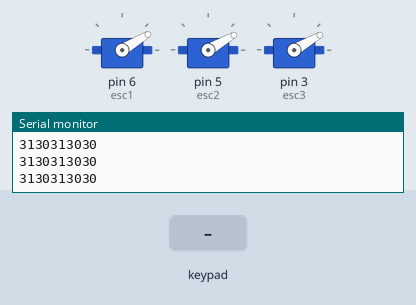
Simulated run of this sketch. Board: Arduino Uno, built with avr-gcc and run on an emulated ATmega328P. Shown: 3 × servo, the last lines printed to the serial monitor. The inputs (shaded band) are chosen by the test bench.

Above: at 4.7 s.
4.8 s: key '+' pressed
At 5.2 s:
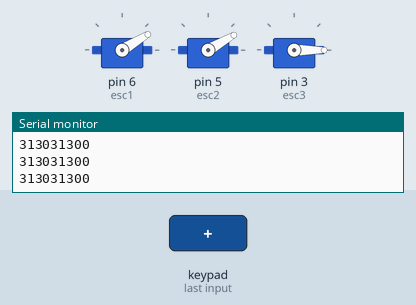
6.3 s: key 'O' pressed
At 7.2 s:
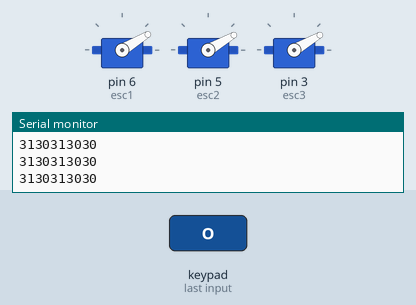
Timing chart, 0 to 9.3 s (numbered marks = the images above; inputs shaded):
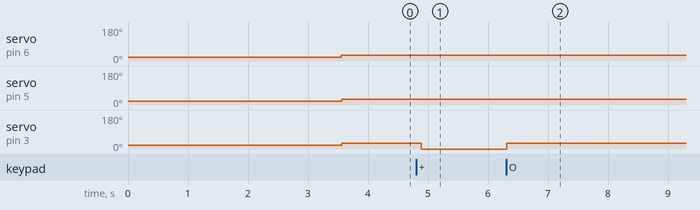

The sketch:

Ps2XMotor.ino
```cpp
#include <Servo.h>
#include <PS2X_lib.h>  //for v1.6


/******************************************************************
 * set pins connected to PS2 controller:
 * replace pin numbers by the ones you use
 ******************************************************************/
#define PS2_DAT 8   //14    This pin will need a pull up resistor
#define PS2_CMD 11  //15
#define PS2_SEL 10  //16
#define PS2_CLK 12  //17

/******************************************************************
 * select modes of PS2 controller:
 *   - pressures = analog reading of push-butttons
 *   - rumble    = motor rumbling
 * uncomment 1 of the lines for each mode selection
 ******************************************************************/
//#define pressures   true
#define pressures false
//#define rumble      true
#define rumble false

PS2X ps2x;  // create PS2 Controller Class
Servo esc1, esc2, esc3, esc4;

//mills
unsigned long stms1, stms2, stms3;
unsigned long crms1, crms2, crms3;

int error = 0;
byte type = 0;
byte vibrate = 0;

int ps2kr;
int ps2kn;
int mapkr;
int mapkn;

int speed = 30;
int stskn = 0;
int stskr = 0;
int mskn = 30;
int mskr = 30;

int ms1 = 50;
int ms2 = 70;

void setup() {

  Serial.begin(9600);

  //motor
  esc1.attach(6);
  esc1.write(20);
  esc2.attach(5);
  esc2.write(20);
  esc3.attach(3);
  esc3.write(20);
  delay(3000);

  //mills
  stms1 = millis();
  stms2 = millis();
  stms3 = millis();

  delay(300);  //added delay to give wireless ps2 module some time to startup, before configuring it

  //CHANGES for v1.6 HERE!!! ***********PAY ATTENTION**********

  //setup pins and settings: GamePad(clock, command, attention, data, Pressures?, Rumble?) check for error
  error = ps2x.config_gamepad(PS2_CLK, PS2_CMD, PS2_SEL, PS2_DAT, pressures, rumble);

  if (error == 0) {
    Serial.print("Found Controller, configured successful ");
    Serial.print("pressures = ");
    if (pressures)
      Serial.println("true ");
    else
      Serial.println("false");
    Serial.print("rumble = ");
    if (rumble)
      Serial.println("true)");
    else
      Serial.println("false");
    Serial.println("Try out all the buttons, X will vibrate the controller, faster as you press harder;");
    Serial.println("holding L1 or R1 will print out the analog stick values.");
    Serial.println("Note: Go to www.billporter.info for updates and to report bugs.");
  } else if (error == 1)
    Serial.println("No controller found, check wiring, see readme.txt to enable debug. visit www.billporter.info for troubleshooting tips");

  else if (error == 2)
    Serial.println("Controller found but not accepting commands. see readme.txt to enable debug. Visit www.billporter.info for troubleshooting tips");

  else if (error == 3)
    Serial.println("Controller refusing to enter Pressures mode, may not support it. ");

  //  Serial.print(ps2x.Analog(1), HEX);

  type = ps2x.readType();
  switch (type) {
    case 0:
      Serial.print("Unknown Controller type found ");
      break;
    case 1:
      Serial.print("DualShock Controller found ");
      break;
    case 2:
      Serial.print("GuitarHero Controller found ");
      break;
    case 3:
      Serial.print("Wireless Sony DualShock Controller found ");
      break;
  }
  //Motor
}

void loop() {
  if (error == 1)  //skip loop if no controller found
    return;

  if (type == 2) {                      //Guitar Hero Controller
    ps2x.read_gamepad();                //read controller
  } else {                              //DualShock Controller
    ps2x.read_gamepad(false, vibrate);  //read controller and set large motor to spin at 'vibrate' speed

    vibrate = ps2x.Analog(PSAB_CROSS);  //this will set the large motor vibrate speed based on how hard you press the blue (X) button

    //ps2x.Button(PSB_L1) || ps2x.Button(PSB_R1); //print stick values if either is TRUE
    //Serial.print("Stick Values:");
    //Serial.print(ps2x.Analog(PSS_LY), DEC); //Left stick, Y axis. Other options: LX, RY, RX

    crms2 = millis();
    crms3 = millis();

    //Joystick Kiri
    ps2kr = ps2x.Analog(PSS_LY);
    if (ps2kr >= 132) {
      ps2kr = 132;
    }
    mapkr = map(ps2kr, 132, 0, 30, 85);

    //Joystick Kanan
    ps2kn = ps2x.Analog(PSS_RY);
    if (ps2kn >= 123) {
      ps2kn = 123;
    }
    //2 Controller
    if (mapkr >= mskr && mapkn >= mskn) {
      mapkr = mskr;
      mapkn = mskn;
      if (stskr == 0) {
        if (crms2 - stms2 >= 1000) {
          mskr = 60;
          stskr = 1;
          stms2 = crms2;
        }
      }
      if (stskn == 0) {
        if (crms3 - stms3 >= 1000) {
          mskn = 60;
          stskn = 1;
          stms3 = crms3;
        }
      }
      if (stskr == 1) {
        if (crms2 - stms2 >= 1000) {
          mskr = 75;
          stskr = 2;
          stms2 = crms2;
        }
      }
      if (stskn == 1) {
        if (crms3 - stms3 >= 1000) {
          mskn = 75;
          stskn = 2;
          stms3 = crms3;
        }
      }
      if (stskr == 2) {
        if (crms2 - stms2 >= 1000) {
          mskr = 85;
          stskr = 3;
          stms2 = crms2;
        }
      }
      if (stskn == 2) {
        if (crms3 - stms3 >= 1000) {
          mskn = 85;
          stskn = 3;
          stms3 = crms3;
        }
      }
    }
    if (mapkr <= 35) {
      stskr = 0;
      mskr = mskr;
    }
    if (mapkn <= 35) {
      stskn = 0;
      mskn = mskn;
    }

    //Joystik Kiri
    if (mapkr >= mskr) {
      mapkr = mskr;
      if (stskr == 0) {
        if (crms2 - stms2 >= 1000) {
          mskr = 60;
          stskr = 1;
          stms2 = crms2;
        }
      }
      if (stskr == 1) {
        if (crms2 - stms2 >= 1000) {
          mskr = 75;
          stskr = 2;
          stms2 = crms2;
        }
      }
      if (stskr == 2) {
        if (crms2 - stms2 >= 1000) {
          mskr = 85;
          stskr = 3;
          stms2 = crms2;
        }
      }
    }
    // else{
    //   stskr = 0;
    //   mskr = 40;
    // }
    Serial.print(mapkr);
    esc1.write(mapkr);

    //Joystik Kanan
    mapkn = map(ps2kn, 123, 0, 30, 85);
    if (mapkn >= mskn) {
      mapkn = mskn;
      if (stskn == 0) {
        if (crms3 - stms3 >= 1000) {
          mskn = 60;
          stskn = 1;
          stms3 = crms3;
        }
      }
      if (stskn == 1) {
        if (crms3 - stms3 >= 1000) {
          mskn = 75;
          stskn = 2;
          stms3 = crms3;
        }
      }
      if (stskn == 2) {
        if (crms3 - stms3 >= 1000) {
          mskn = 85;
          stskn = 3;
          stms3 = crms3;
        }
      }
    }
    // else{
    //   stskn = 0;
    //   mskn = 40;
    // }
    Serial.print(mapkn);
    esc2.write(mapkn);

    //StartMillis
    crms1 = millis();
    if (crms1 - stms1 >= 100) {
      //Kotak
      if (ps2x.Button(PSB_CROSS)) {
        if (speed == 0) {
          speed = 30;
        } else {
          speed += 1;
          if (speed >= 85) {
            speed = 85;
          }
        }
      }
      //Bulat
      if (ps2x.Button(PSB_CIRCLE)) {
        speed -= 1;
        if (speed <= 30) {
          speed = 30;
        }
      }
      if (ps2x.Button(PSB_START)) {
        speed = 0;
      }
      esc3.write(speed);
      Serial.println(speed);
      stms1 = crms1;
    }
  }
  delay(50);
}
```

Measured:
- after the input at 4.8 s, servo on pin 3 (esc3): 30° → 0° after 0.09 s
- after the input at 6.3 s, servo on pin 3 (esc3): 0° → 30° at once
